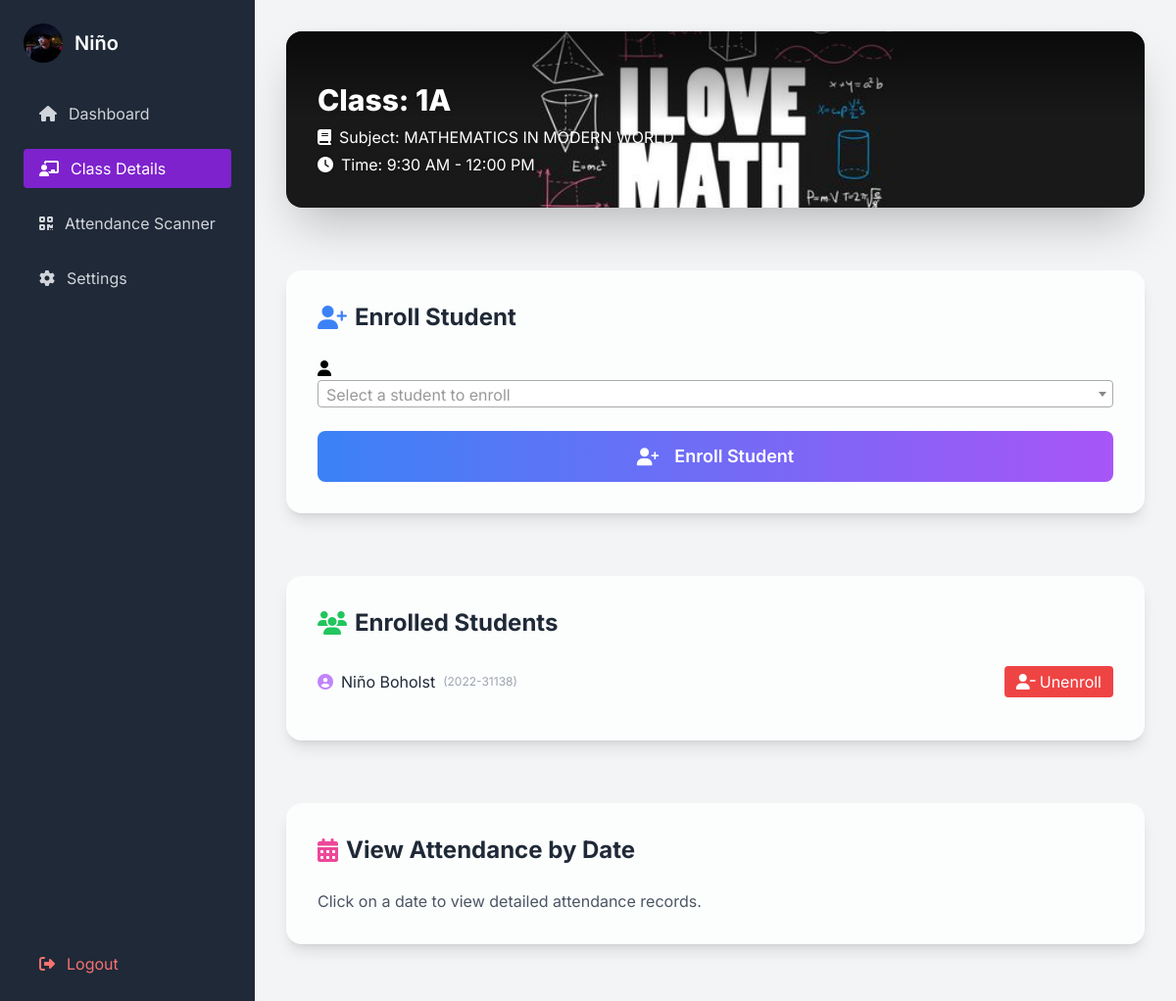
Page /instructor_class_details.php?class_id=6 (signed in) on the committed database.
### tables this page shows
CREATE TABLE `instructors` (
  `id` int(11) NOT NULL,
  `full_name` varchar(100) NOT NULL,
  `instructor_id` varchar(50) NOT NULL,
  `department` varchar(100) NOT NULL,
  `email` varchar(100) NOT NULL,
  `username` varchar(50) NOT NULL,
  `password` varchar(255) NOT NULL,
  `failed_login_attempts` int(11) DEFAULT 0,
  `lockout_until` datetime DEFAULT NULL,
  `otp` varchar(6) DEFAULT NULL,
  `otp_expires_at` datetime DEFAULT NULL,
  `is_verified` tinyint(1) DEFAULT 0,
  `created_at` timestamp NOT NULL DEFAULT current_timestamp(),
  `last_login` datetime DEFAULT NULL,
  `profile_pic` varchar(255) DEFAULT NULL,
  `reset_token` varchar(128) DEFAULT NULL,
  `reset_token_expiry` datetime DEFAULT NULL
);

CREATE TABLE `classes` (
  `id` int(11) NOT NULL,
  `instructor_id` int(11) NOT NULL,
  `class_name` varchar(100) NOT NULL,
  `subject` varchar(100) NOT NULL,
  `start_time` time NOT NULL,
  `end_time` time NOT NULL,
  `background_image` varchar(255) DEFAULT NULL
);

CREATE TABLE `students` (
  `id` int(11) NOT NULL,
  `student_id` varchar(50) NOT NULL,
  `name` varchar(100) NOT NULL,
  `gender` varchar(10) NOT NULL,
  `year` varchar(20) NOT NULL,
  `course` varchar(50) NOT NULL
);

### db.php (called while the page is built, shortened)
<?php
$DB_HOST = 'localhost';
$DB_USER = 'root';
$DB_PASS = '';
$DB_NAME = 'attendance';
$conn = new mysqli($DB_HOST, $DB_USER, $DB_PASS);
$conn->query("CREATE DATABASE IF NOT EXISTS `$DB_NAME`");
$conn->select_db($DB_NAME);
$conn->query("CREATE TABLE IF NOT EXISTS students (
    id INT AUTO_INCREMENT PRIMARY KEY,
    student_id VARCHAR(50) UNIQUE NOT NULL,
    name VARCHAR(100) NOT NULL,
    gender VARCHAR(10) NOT NULL,
    year VARCHAR(20) NOT NULL,
    course VARCHAR(50) NOT NULL
)");
$conn->query("CREATE TABLE IF NOT EXISTS instructors (
    id INT PRIMARY KEY AUTO_INCREMENT,
    full_name VARCHAR(100) NOT NULL,
    instructor_id VARCHAR(50) UNIQUE NOT NULL,
    department VARCHAR(100) NOT NULL,
    email VARCHAR(100) UNIQUE NOT NULL,
    username VARCHAR(50) UNIQUE NOT NULL,
    password VARCHAR(255) NOT NULL,
    failed_login_attempts INT DEFAULT 0,
    lockout_until DATETIME DEFAULT NULL,
    otp VARCHAR(6) DEFAULT NULL,
    otp_expires_at DATETIME DEFAULT NULL,
    is_verified BOOLEAN DEFAULT FALSE,
    created_at TIMESTAMP DEFAULT CURRENT_TIMESTAMP
)");
$conn->query("CREATE TABLE IF NOT EXISTS classes (
    id INT AUTO_INCREMENT PRIMARY KEY,
    instructor_id INT NOT NULL,
    class_name VARCHAR(100) NOT NULL,
    subject VARCHAR(100) NOT NULL,
    start_time TIME NOT NULL,
    end_time TIME NOT NULL,
    background_image VARCHAR(255) DEFAULT NULL,
    FOREIGN KEY (instructor_id) REFERENCES instructors(id) ON DELETE CASCADE
)");
$conn->query("CREATE TABLE IF NOT EXISTS class_students (
    id INT AUTO_INCREMENT PRIMARY KEY,
    class_id INT NOT NULL,
    student_id INT NOT NULL,
    UNIQUE KEY class_student_unique (class_id, student_id),
    FOREIGN KEY (class_id) REFERENCES classes(id) ON DELETE CASCADE,
    FOREIGN KEY (student_id) REFERENCES students(id) ON DELETE CASCADE
)");
$conn->query("CREATE TABLE IF NOT EXISTS attendance (
    id INT AUTO_INCREMENT PRIMARY KEY,
    class_id INT NOT NULL,
    student_id INT NOT NULL,
    timestamp DATETIME DEFAULT CURRENT_TIMESTAMP,
    FOREIGN KEY (class_id) REFERENCES classes(id) ON DELETE CASCADE,
    FOREIGN KEY (student_id) REFERENCES students(id) ON DELETE CASCADE
);");
$conn->query("CREATE TABLE IF NOT EXISTS user_logs (
    id INT AUTO_INCREMENT PRIMARY KEY,
    user_id INT NULL,
    user_type VARCHAR(20) NULL,
    action VARCHAR(50) NOT NULL,
    timestamp DATETIME DEFAULT CURRENT_TIMESTAMP,
    ip_address VARCHAR(45) NULL,
    user_agent TEXT NULL,
    INDEX user_id_idx (user_id),
    INDEX action_idx (action)
);");
$conn->query("CREATE TABLE IF NOT EXISTS admin (
    id INT AUTO_INCREMENT PRIMARY KEY,
    username VARCHAR(50) UNIQUE NOT NULL,
    password VARCHAR(255) NOT NULL
);");
function get_enrolled_students($class_id) {
    global $conn;
    $stmt = $conn->prepare('SELECT s.id, s.student_id, s.name, s.gender, s.year, s.course FROM students s JOIN class_students cs ON s.id = cs.student_id WHERE cs.class_id = ? ORDER BY s.name');
    $stmt->bind_param('i', $class_id);
    $stmt->execute();
    $result = $stmt->get_result();
    $students = [];
    while ($row = $result->fetch_assoc()) {
        $students[] = $row;
    }
    return $students;
}
?>

### instructor_class_details.php (the view, shortened to what this page needs)
<?php
require_once 'db.php';
$instructor_id = $_SESSION['instructor_id'] ?? null;
$stmt = $conn->prepare('SELECT email, full_name, profile_pic FROM instructors WHERE id = ?');
$stmt->bind_param('i', $instructor_id);
$stmt->execute();
$stmt->bind_result($email, $full_name, $profile_pic);
if ($profile_pic && file_exists('profile_pics/' . $profile_pic)) {
    $profile_img_url = 'profile_pics/' . $profile_pic;
} else {
    $profile_img_url = 'profile_pics/default.png';
}
$first_name = $full_name;
if ($full_name) {
    $name_parts = explode(' ', $full_name);
    $first_name = $name_parts[0];
}
$class_id = $_GET['class_id'] ?? null;
$class = null;
$enrolled_students = [];
if ($class_id !== null && $instructor_id) {
    $stmt = $conn->prepare('SELECT id, class_name, subject, start_time, end_time, instructor_id, background_image FROM classes WHERE id = ? AND instructor_id = ?');
    $stmt->bind_param('ii', $class_id, $instructor_id);
    $stmt->execute();
    $result = $stmt->get_result();
    $class = $result->fetch_assoc();
    if ($class) {
        $enrolled_students = get_enrolled_students($class_id);
    } else {
        $error_message = 'Class not found or you do not have permission to view it.';
    }
} else if ($class_id !== null) {
     $error_message = 'Instructor ID missing.';
} else {
}
?>
<!DOCTYPE html>
<html lang="en">
<head>
    <script src="https://cdn.tailwindcss.com"></script>
    <link rel="stylesheet" href="https://cdnjs.cloudflare.com/ajax/libs/font-awesome/6.4.0/css/all.min.css">
    <link href="https://cdn.jsdelivr.net/npm/select2@4.1.0-rc.0/dist/css/select2.min.css" rel="stylesheet" />
    <link href='https://cdn.jsdelivr.net/npm/fullcalendar@5.11.3/main.min.css' rel='stylesheet' />
</head>
<body class="bg-gradient-to-br from-blue-100 via-purple-100 to-pink-100 min-h-screen flex">
    <div class="sidebar bg-gray-800 text-gray-100 p-6 flex flex-col">
        <div class="flex items-center mb-8">
            <img src="<?php echo htmlspecialchars($profile_img_url); ?>" alt="Instructor Icon" class="w-10 h-10 rounded-full mr-3">
            <span class="text-xl font-semibold text-white"><?php echo htmlspecialchars($first_name); ?></span>
        </div>
        <nav class="flex flex-col space-y-4">
             <a href="instructor_dashboard.php" class="sidebar-link flex items-center py-2 px-4 rounded transition duration-200 text-gray-300 hover:text-white hover:bg-gradient-to-r hover:from-purple-500 hover:to-blue-500 hover:shadow-lg">
                <i class="fas fa-home mr-3"></i> Dashboard</a>
             <a href="#" class="sidebar-link flex items-center py-2 px-4 rounded transition duration-200 bg-purple-700 text-white"><i class="fas fa-chalkboard-teacher mr-3"></i> Class Details</a>
             <a href="attendance_scanner.php" class="sidebar-link flex items-center py-2 px-4 rounded transition duration-200 text-gray-300 hover:text-white hover:bg-gradient-to-r hover:from-purple-500 hover:to-blue-500 hover:shadow-lg"><i class="fas fa-qrcode mr-3"></i> Attendance Scanner</a>
             <div class="mt-4">
                 <button id="settingsBtn" class="sidebar-link w-full text-left"><i class="fas fa-cog"></i> Settings</button>
             </div>
        </nav>
        <div class="mt-auto">
            <a href="instructor_logout.php" id="instructorLogoutLink" class="flex items-center py-2 px-4 rounded transition duration-200 text-red-400 hover:text-red-600 hover:bg-gray-700"><i class="fas fa-sign-out-alt mr-3"></i> Logout</a>
        </div>
    </div>
    <div class="main-content flex-1 p-8 flex flex-col gap-8">
        <?php if ($class): ?>
            <div class="relative rounded-2xl shadow-2xl mb-8 overflow-hidden min-h-[180px] flex items-end" style="background: url('class_backgrounds/<?php echo htmlspecialchars($class['background_image'] ?? 'bg1.jpg'); ?>') center/cover;">
                <div class="absolute inset-0 bg-gradient-to-b from-black/60 via-transparent to-transparent"></div>
                <div class="relative z-10 p-8">
                    <h1 class="text-3xl font-extrabold text-white mb-2 drop-shadow">Class: <?php echo htmlspecialchars($class['class_name']); ?></h1>
                    <p class="text-white mb-1 drop-shadow"><i class="fas fa-book mr-2"></i>Subject: <?php echo htmlspecialchars($class['subject']); ?></p>
                    <p class="text-white drop-shadow"><i class="fas fa-clock mr-2"></i>Time: <?php echo htmlspecialchars(date('g:i A', strtotime($class['start_time']))); ?> - <?php echo htmlspecialchars(date('g:i A', strtotime($class['end_time']))); ?></p>
                </div>
            </div>
            <div class="glass-card bg-white/80 rounded-2xl shadow-lg p-8 mb-8">
                <h2 class="text-2xl font-bold text-gray-800 mb-4 flex items-center gap-2"><i class="fas fa-user-plus text-blue-500"></i>Enroll Student</h2>
                <form action="instructor_class_details.php?class_id=<?php echo htmlspecialchars($class_id ?? ''); ?>" method="POST" class="space-y-6">
                    <div class="icon-input">
                        <i class="fas fa-user"></i>
                    </div>
                    <button type="submit" class="w-full bg-gradient-to-r from-blue-500 to-purple-500 text-white py-3 px-4 rounded-lg hover:from-purple-500 hover:to-blue-500 focus:outline-none focus:ring-2 focus:ring-blue-500 focus:ring-offset-2 font-semibold transition text-lg flex items-center justify-center gap-2">
                        <i class="fas fa-user-plus mr-2"></i>Enroll Student
                    </button>
                </form>
            </div>
            <div class="glass-card bg-white/80 rounded-2xl shadow-lg p-8 mb-8">
                <h2 class="text-2xl font-bold text-gray-800 mb-4 flex items-center gap-2"><i class="fas fa-users text-green-500"></i>Enrolled Students</h2>
                <?php if (empty($enrolled_students)): ?>
                    <p class="text-gray-600">No students enrolled in this class yet.</p>
                <?php else: ?>
                    <ul class="divide-y divide-gray-200">
                        <?php foreach ($enrolled_students as $student): ?>
                            <li class="py-3 flex justify-between items-center">
                                <span class="text-gray-800 flex items-center gap-2"><i class="fas fa-user-circle text-purple-400"></i><?php echo htmlspecialchars($student['name']); ?> <span class="text-gray-400 text-xs">(<?php echo htmlspecialchars($student['student_id']); ?>)</span></span>
                                <button type="button" class="bg-red-500 text-white px-3 py-1 rounded hover:bg-red-700 transition unenroll-btn flex items-center gap-1" data-student-id="<?php echo $student['id']; ?>"><i class="fas fa-user-minus"></i> Unenroll</button>
                            </li>
                        <?php endforeach; ?>
                    </ul>
                <?php endif; ?>
            </div>
            <div class="glass-card bg-white/80 rounded-2xl shadow-lg p-8 mb-8">
                <h2 class="text-2xl font-bold text-gray-800 mb-4 flex items-center gap-2"><i class="fas fa-calendar-alt text-pink-500"></i>View Attendance by Date</h2>
                <div id="attendanceList" class="mt-6">
                    <p class="text-gray-600">Click on a date to view detailed attendance records.</p>
                </div>
            </div>
        <?php else: ?>
            <div class="bg-yellow-100 text-yellow-700 rounded-lg p-3 mb-4 text-center font-semibold">
                <i class="fas fa-exclamation-triangle mr-2"></i>Please select a valid class to view details.
            </div>
        <?php endif; ?>
    </div>
</body>
</html>

### instructor_class_details.php (style rules this page uses)
body { font-family: 'Inter', sans-serif; }
.sidebar { width: 260px; flex-shrink: 0; background-color: #1f2937; color: #f3f4f6; padding: 1.5rem; display: flex; flex-direction: column; }
.main-content { flex-grow: 1; overflow-y: auto; padding: 2rem; background-color: #f3f4f6; }
.sidebar-link { display: flex; align-items: center; padding: 0.5rem 1rem; border-radius: 0.25rem; transition: background-color 0.2s, color 0.2s; color: #d1d5db; text-decoration: none; }
.sidebar-link i { margin-right: 0.75rem; }

### rows in the picture
instructors: profile_pic (picture), full_name "Niño"
classes: background_image (picture), class_name "1A", subject "MATHEMATICS IN MODERN WORLD", start_time "9:30 AM", end_time "12:00 PM"
students: name "Niño Boholst", student "2022-31138"
